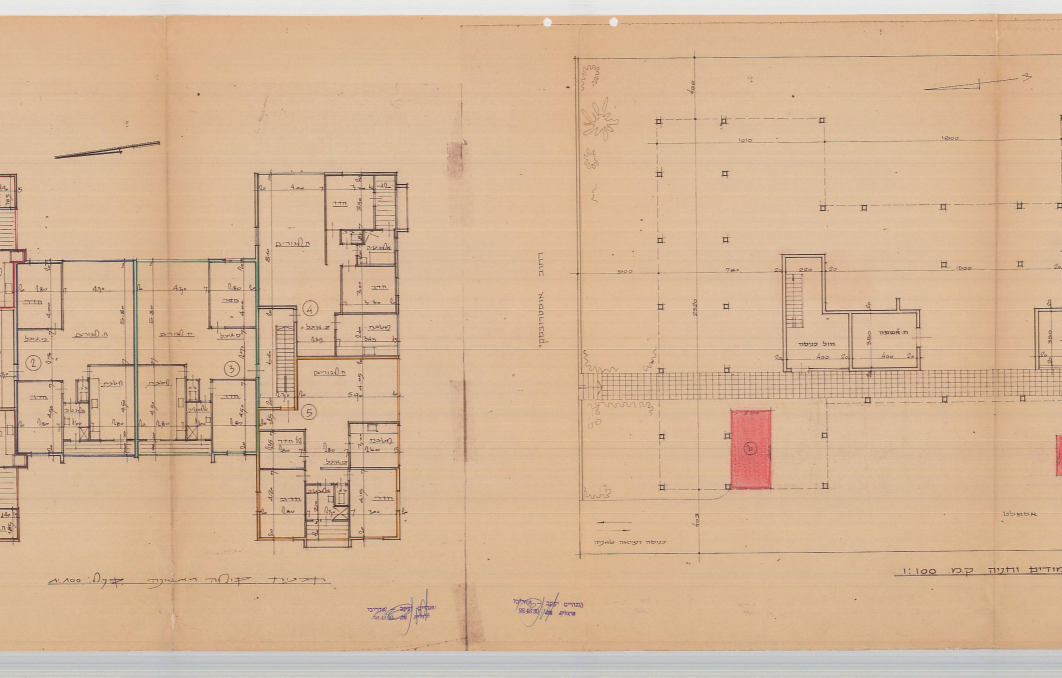
#> input picture p1_left.jpg, 5309 x 3388 px, given in place of p1_left.png, which was not available (shown at 1/5 size)
$ python stitch_fixed.py
#> lines starting #> are read from the running program, lines starting #| are printed output that depends on the picture; pictures that were not available may be replaced by others from this repository, and a replacement may not be noted
import cv2
import numpy as np
import os
from PIL import Image

def stitch_fixed(img1_path, img2_path, output_path="stitched_first_floor.jpg", overlap_pct=0.08):
#> called with img1_path = 'p1_left.png', img2_path = 'p2_right.png', output_path = 'stitched_first_floor.jpg', overlap_pct = 0.08
    print(f"Stitching fixed side-by-side: {img1_path} and {img2_path}")
    img_left = cv2.imread(img1_path)
#> img_left is the input picture: shape (3388, 5309, 3); mean B, G, R 150.9, 182, 214
    img_right = cv2.imread(img2_path)
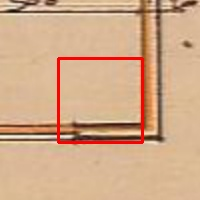
#> input picture crop_c289.jpg, 200 x 200 px, given in place of p2_right.png, which was not available
#> img_right is the input picture: shape (200, 200, 3); mean B, G, R 137.3, 170.3, 209.5

    if img_left is None or img_right is None:
        print("Error: Could not load images.")
        return False

    h_l, w_l = img_left.shape[:2]
#> h_l = 3388; w_l = 5309
    h_r, w_r = img_right.shape[:2]
#> h_r = 200; w_r = 200

    # Ensure matching heights (resize right to match left height)
    if h_l != h_r:
        scale_factor = h_l / h_r
#> scale_factor = 16.94
        img_right = cv2.resize(img_right, (int(w_r * scale_factor), h_l))
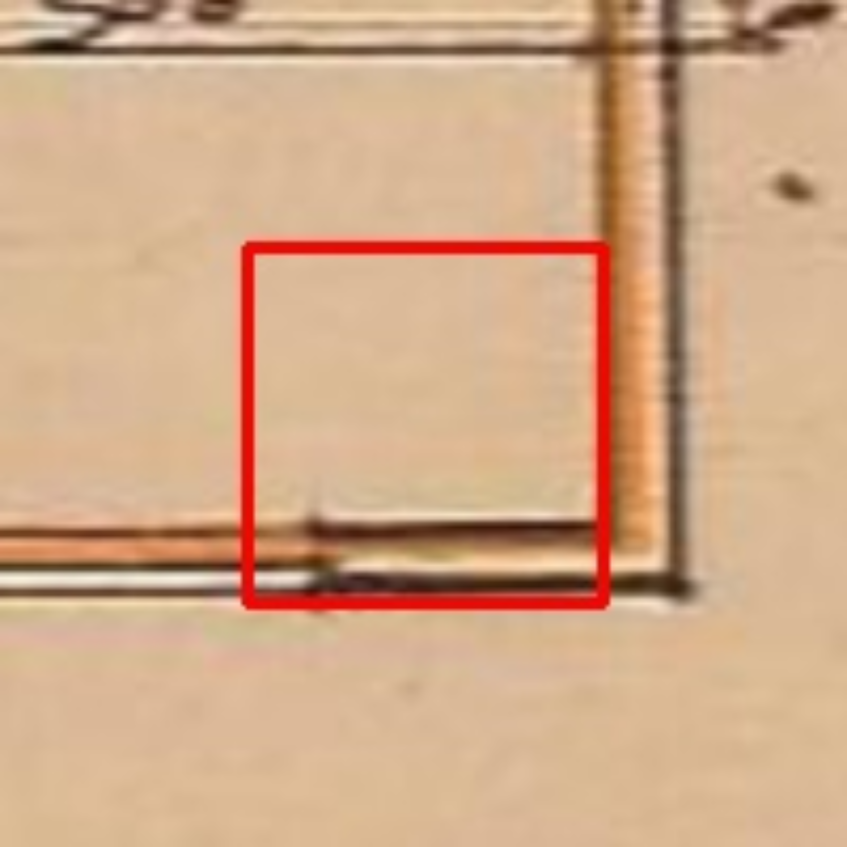
#> img_right: shape (3388, 3388, 3) (shown at 1/4 size); mean B, G, R 137.2, 170.1, 209.4
        h_r, w_r = img_right.shape[:2]
#> h_r = 3388; w_r = 3388

    overlap = int(w_l * overlap_pct)
#> overlap = 424
    stitched_w = w_l + w_r - overlap
#> stitched_w = 8273
    stitched_h = h_l
#> stitched_h = 3388

    # Create white canvas
    stitched_canvas = np.ones((stitched_h, stitched_w, 3), dtype=np.uint8) * 255

    # Place right image (Right Wing) on the right side
    rx = w_l - overlap
#> rx = 4885
    stitched_canvas[:, rx:rx+w_r] = img_right
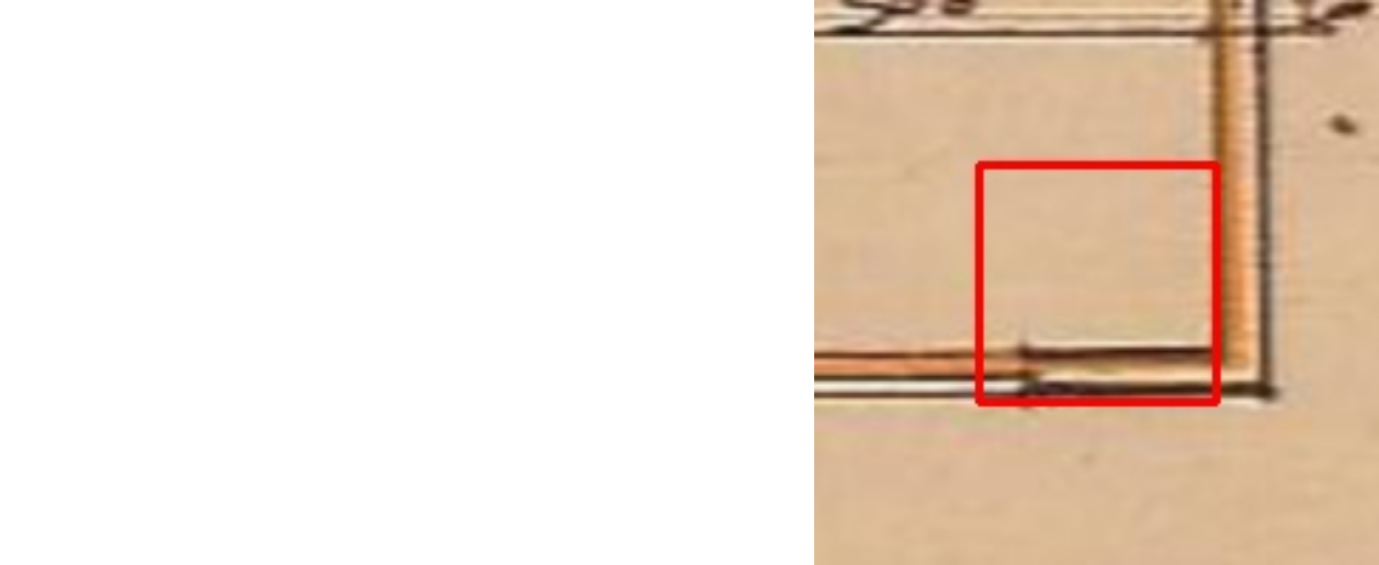
#> stitched_canvas: shape (3388, 8273, 3) (shown at 1/6 size); mean B, G, R 206.7, 220.3, 236.3

    # Overlay left image (Left Wing) on the left side
    stitched_canvas[:, 0:w_l] = img_left
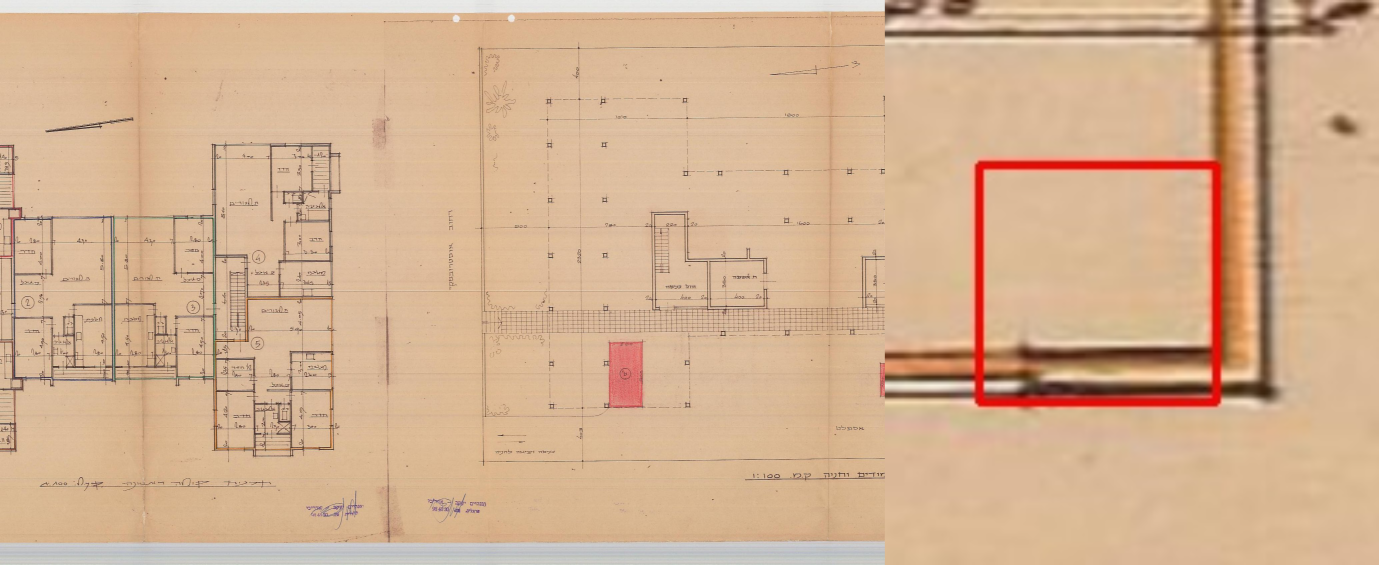
#> stitched_canvas: shape (3388, 8273, 3) (shown at 1/6 size); mean B, G, R 145.6, 177.4, 212.3

    # Save as compressed JPEG
    rgb_canvas = cv2.cvtColor(stitched_canvas, cv2.COLOR_BGR2RGB)
    img = Image.fromarray(rgb_canvas)
    img.save(output_path, "JPEG", quality=80, optimize=True)
    print(f"Successfully saved fixed stitched image to {output_path} (width: {stitched_w}, height: {stitched_h})")
#| Successfully saved fixed stitched image to stitched_first_floor.jpg (width: 8273, height: 3388)
    return True

def main():
    img1_path = "p1_left.png"
    img2_path = "p2_right.png"

    # We will test an overlap of 8% (which is standard for joining the stairwell lobby)
    success = stitch_fixed(img1_path, img2_path, overlap_pct=0.08)
    if success:
        print("Fixed stitch complete!")

if __name__ == "__main__":
    main()
